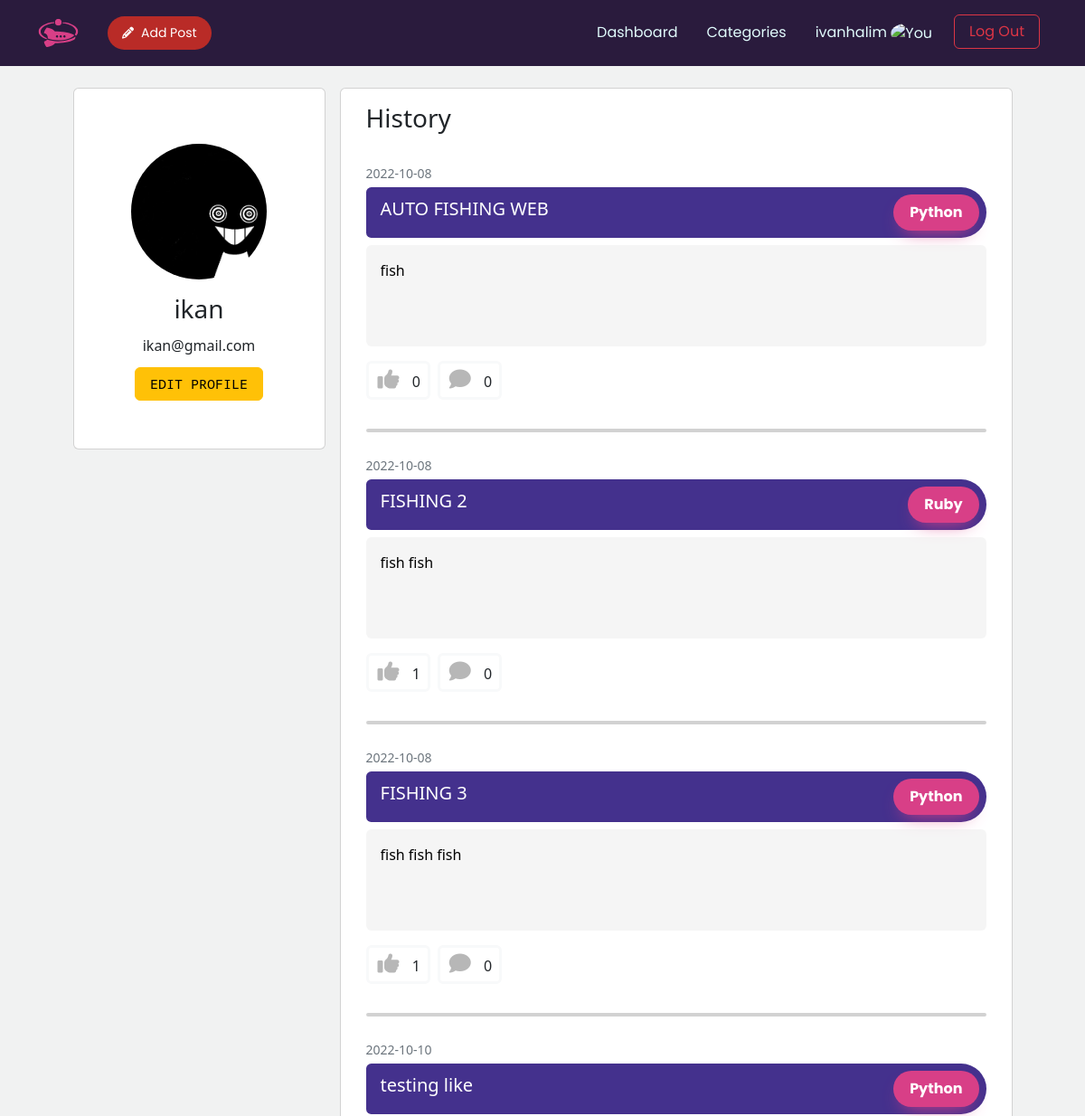
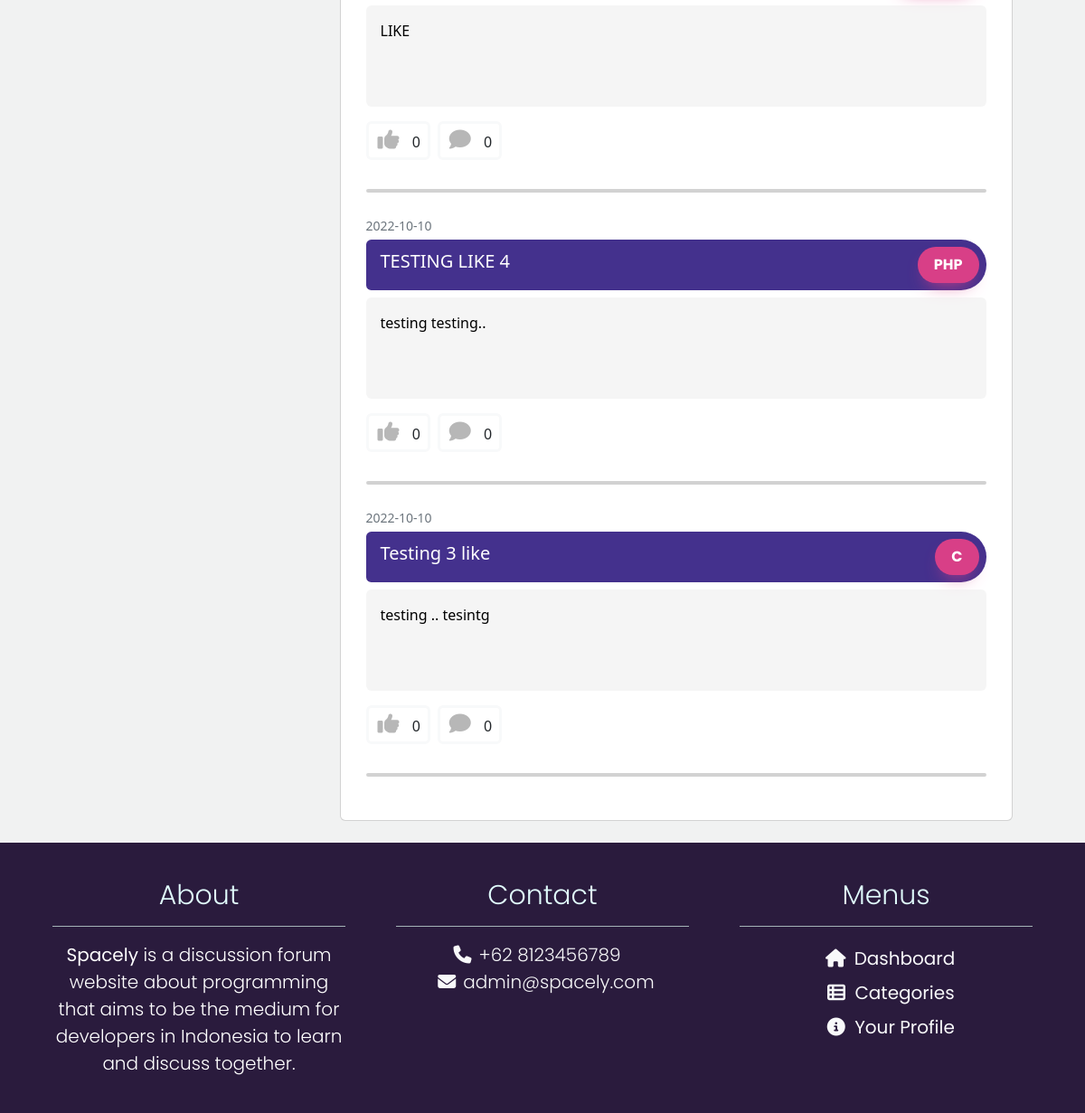
/user_profile.php?id=00003 (signed in), run on the app's committed database (2 pictures, top to bottom).
### tables this page shows
CREATE TABLE `user` (
  `id` varchar(5) NOT NULL,
  `username` varchar(30) NOT NULL,
  `email` varchar(45) NOT NULL,
  `user_key` varchar(30) NOT NULL,
  `encrypted_password` varchar(50) NOT NULL,
  `img` varchar(50) DEFAULT NULL,
  `name` varchar(50) NOT NULL
);

CREATE TABLE `post` (
  `id` varchar(5) NOT NULL,
  `title` varchar(300) NOT NULL,
  `body` mediumtext NOT NULL,
  `like_ammount` int(11) NOT NULL,
  `comment_ammount` int(11) NOT NULL,
  `time_created` time NOT NULL,
  `date_created` date NOT NULL,
  `user_id` varchar(5) NOT NULL,
  `forum_id` varchar(5) NOT NULL
);

### user_profile.php (the view, shortened to what this page needs)
<?php
require 'security.php';
if(isset($_GET['id'])){
	$id = $_GET['id'];
}
else {
	die ("Error. No ID Selected!");
}
$sql = "SELECT * FROM user WHERE id = $id";
$stmt = $db->query($sql);
$row = $stmt->fetch(PDO::FETCH_ASSOC);
$sql2 = "SELECT * FROM post WHERE user_id = $id";
$stmt = $db->query($sql2);
$hasil = $stmt->fetchAll();
?>
<!DOCTYPE html>
<html lang="en">
<head>
	<link rel="stylesheet" href="https://cdn.jsdelivr.net/npm/bootstrap@5.2.1/dist/css/bootstrap.min.css" />
	<link rel="stylesheet" href="https://cdnjs.cloudflare.com/ajax/libs/font-awesome/6.2.0/css/fontawesome.min.css" />
	<link rel="stylesheet" href="https://cdnjs.cloudflare.com/ajax/libs/font-awesome/6.2.0/css/all.min.css" />
	<link rel="stylesheet" href="https://cdnjs.cloudflare.com/ajax/libs/font-awesome/6.2.0/css/regular.min.css" />
	<link rel="stylesheet" href="https://cdnjs.cloudflare.com/ajax/libs/font-awesome/6.2.0/css/solid.min.css" />
	<link href="css/navbar.css" rel="stylesheet">
	<link href="css/dashboard.css" rel="stylesheet">
	<link href="css/footer.css" rel="stylesheet">
	<link href="css/profile.css" rel="stylesheet">
</head>
<body>
	<?php include_once './components/navbar.php' ?>
	<main>
		<div class="container profile-main-container mb-4 justify-content-center">
			<div class="container col-lg-3 card profile-container d-flex flex-row mt-4 mx-2" style="max-height: 25rem;">
				<div class="profile-bio d-flex flex-column justify-content-center align-items-center ms-auto me-auto">
					<div class="my-3" style="width: 150px; height: 150px; overflow: hidden;">
					<img src=<?= "user_img/" . $row["img"] ?> class="rounded-circle" style="width: 150px; height: 150px; object-fit:cover;">
					</div>
					<h3><?= $row["username"] ?></h3>
					<span class="my-1"><?= $row["email"] ?></span>
					<a href="edit_profile.php"><button class="edit-profile btn btn-warning my-2 px-3" style="max-width: 10rem;">Edit Profile</button></a>
				</div>
			</div>
			<div class="container card profile-container d-flex flex-row mt-4 mx-2 col-lg-8">
				<div class="profile-posts-container flex-column col-lg-12 py-3 px-3">
					<div class="pb-3">
						<h3>History</h3>
					</div>
					<?php if (!$hasil) {
					?>
						<div>
							<h2 class="text-center mb-3"> You haven't posted anything yet </h2>
							<div class="container temporary text-center d-flex align-items-center justify-content-center">
								<a href="create_post_form.php"><button class="category-button" role="button">Add Post</button></a>
							</div>
						</div>
						<?php
					} else {
						foreach ($hasil as $row2) {
						?>
							<div class="profile-posts my-2 mb-3">
								<span class="mb-3 text-muted" style="font-size: 14px"><?= $row2["date_created"] ?></span>
								<div class="w-100 mt-1 d-flex justify-content-between align-items-center p-2 text-white" style="border-top-right-radius: 30px; border-bottom-right-radius: 30px; border-top-left-radius: 6px; border-bottom-left-radius: 6px; background-color:#44318d;">
									<h5 class="ms-2"><?= $row2["title"] ?></h5>
									<button class="category-button" role="button"><?= get_category($row2["forum_id"]) ?></button>
								</div>
								<div class="my-2 d-flex flex-column">
									<a onMouseOver="this.style.backgroundColor='#D9D9D9'" onMouseOut="this.style.backgroundColor='rgba(236,236,236,0.5)'" data-bs-toggle="modal" data-bs-target="#modal<?php echo $row2["id"] ?>" class="p-3 rounded" style="cursor: pointer; background-color:rgba(236,236,236,0.5); color: black; text-decoration: none; ">
										<span class="post-body-content"><?= $row2["body"] ?></span></a>
									<div class="feedback-container d-flex flex-row my-3">
										<div class="border border-3 border-light rounded me-2 p-1">
											<button disabled class="rounded-circle bg-transparent">
												<i class="fa-solid fa-thumbs-up"></i>
											</button>
											<span class="mx-1"><?= $row2["like_ammount"] ?></span>
										</div>
										<div class="border border-3 border-light rounded me-2 p-1">
											<button disabled class="rounded-circle bg-transparent">
												<i class="fa-solid fa-comment"></i>
											</button>
											<span class="mx-1"><?= $row2["comment_ammount"] ?></span>
										</div>
									</div>
									<hr class="pembatas-post">
								</div>
							<?php } ?>
						<?php } ?>
							</div>
				</div>
			</div>
		</div>
	</main>
	<?php include_once './components/footer.php' ?>
	<?php
	function get_category($forum_id)
	{
		switch ($forum_id) {
			case "F0002":
				$forum_id = "Python";
				break;
			case "F0004":
				$forum_id = "Ruby";
				break;
			case "F0006":
				$forum_id = "PHP";
				break;
			case "F0007":
				$forum_id = "C";
				break;
		}
		return $forum_id;
	} ?>
</body>
</html>

### css/navbar.css (style rules this page uses)
:root { --font-size: 1rem; --primary01: #d83f87; --primary02: #2a1b3d; --primary03: #44318d; --secondary01: #e98074; --secondary02: #a4b3b6; --secondary03: #e0fbfc; --accent01: #e63946; --accent02: #fbc531; }

### css/dashboard.css (style rules this page uses)
:root { --font-size: 1rem; --primary01: #d83f87; --primary02: #2a1b3d; --primary03: #44318d; --secondary01: #e98074; --secondary02: #a4b3b6; --secondary03: #e0fbfc; --accent01: #e63946; --accent02: #fbc531; }
body { margin: 0; padding: 0; box-sizing: border-box; background-color: #f1f2f2; }
html { overflow-x: hidden; }
.feedback-container button { border: none; border-radius: 12px; }
.feedback-container button i { font-size: 1.5rem; }
.category-button { background: var(--primary01); border-radius: 999px; box-shadow: var(--primary01) 0 10px 20px -10px; box-sizing: border-box; color: #ffffff; font-family: "Poppins"; font-size: 16px; font-weight: bold; line-height: 24px; padding: 8px 18px; border: 0; }

### css/footer.css (style rules this page uses)
:root { --primary1: #293241; --primary2: #3d5a80; --primary3: #98c1d9; --secondary: #e0fbfc; --accent: #e63946; --font-size: 1rem; --primary01: #d83f87; --primary02: #2a1b3d; --primary03: #44318d; --secondary01: #e98074; --secondary02: #a4b3b6; --accent01: #e63946; }

### css/profile.css (style rules this page uses)
:root { --font-size: 1rem; --primary01: #d83f87; --primary02: #2a1b3d; --primary03: #44318d; --secondary01: #e98074; --secondary02: #a4b3b6; --secondary03: #e0fbfc; --accent01: #e63946; --accent02: #fbc531; }
.edit-profile { font-family: "Noto Sans Mono"; font-size: 15px; text-transform: uppercase; }
.post-body-content { display: block; height: 5rem; overflow: hidden; text-overflow: ellipsis; white-space: wrap; }
.pembatas-post { border: 2px solid rgba(0, 0, 0, 0.7); border-radius: 2px; }
.profile-main-container { display: flex; flex-direction: row; }

### data on the page
user: img (picture), username "ikan", email "ikan@gmail.com"
post: date_created "2022-10-08", title "AUTO FISHING WEB", forum "Python", body "fish", like_ammount "0", comment_ammount "0"
post: date_created "2022-10-08", title "FISHING 2", forum "Ruby", body "fish fish", like_ammount "1", comment_ammount "0"
post: date_created "2022-10-08", title "FISHING 3", forum "Python", body "fish fish fish", like_ammount "1", comment_ammount "0"
post: date_created "2022-10-10", title "testing like", forum "Python", body "LIKE", like_ammount "0", comment_ammount "0"
post: date_created "2022-10-10", title "TESTING LIKE 4", forum "PHP", body "testing testing..", like_ammount "0", comment_ammount "0"
post: date_created "2022-10-10", title "Testing 3 like", forum "C", body "testing .. tesintg", like_ammount "0", comment_ammount "0"

### other printed values
$_SESSION["username"] "ivanhalim"
